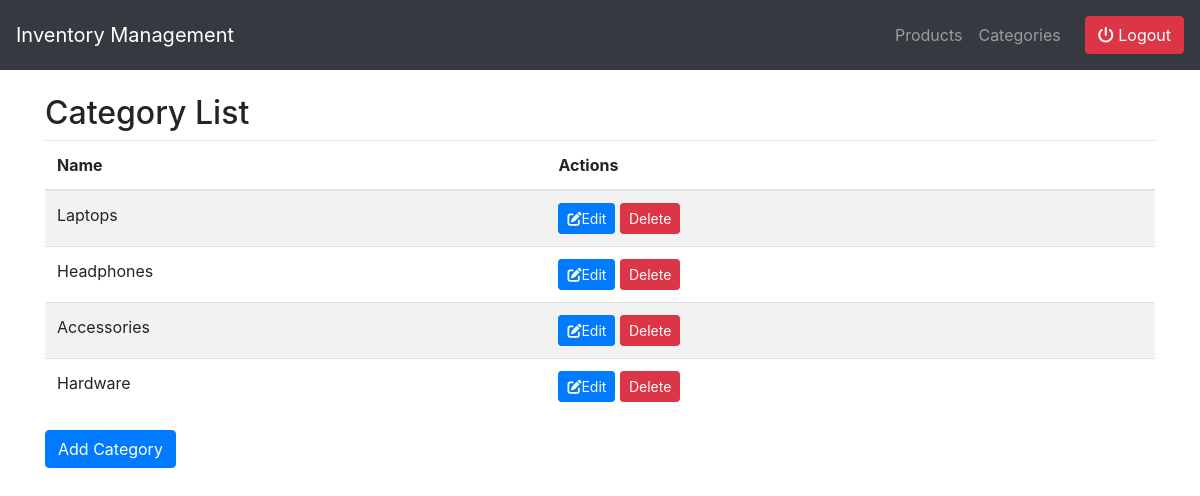
The app's page /category/ (signed in), older data.
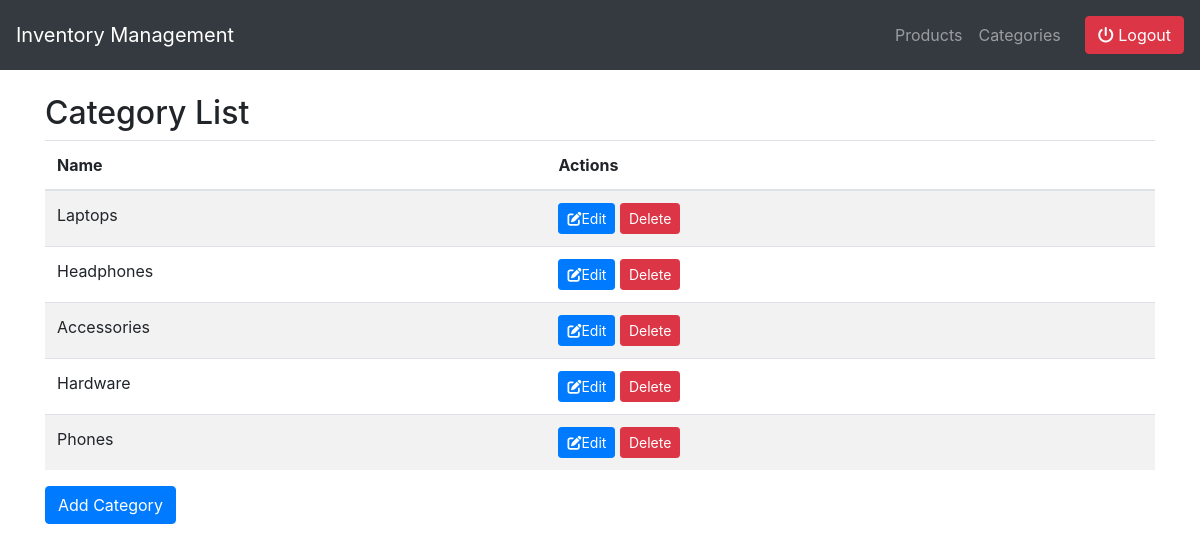
The same page, newer data.
### inventory/models.py (models this page shows, shortened)
class Category(models.Model):
    name = models.CharField(max_length=100)

### inventory/views.py (the view)
# urls.py: path('category/', views.category_list, name='category_list'),
@login_required
def category_list(request):
    categories = Category.objects.all()
    return render(request, 'inventory/category_list.html', {'categories': categories})

### inventory/templates/inventory/category_list.html (shortened to what this page needs)
{% extends 'inventory/base.html' %}
{% block content %}
<h2>Category List</h2>
<table class="table table-striped">
    <thead>
        <tr>
            <th>Name</th>
            <th>Actions</th>
        </tr>
    </thead>
    <tbody>
        {% for category in categories %}
        <tr>
            <td>{{ category.name }}</td>
            <td>
                <a href="{% url 'category_update' category.pk %}" class="btn btn-sm btn-primary"><i class='fas fa-edit'></i>Edit</a>
                <form action="{% url 'category_delete' category.pk %}" method="post" style="display: inline;">
                    <button type="submit" class="btn btn-sm btn-danger" onclick="return confirm('Are you sure you want to delete {{ category.name }}?')">Delete</button>
                </form>
            </td>
        </tr>
        {% endfor %}
    </tbody>
</table>
<a href="{% url 'category_create' %}" class="btn btn-primary">Add Category</a>
{% endblock %}

Row changes from the older to the newer data that the page shows:
added Category: name "Phones"
